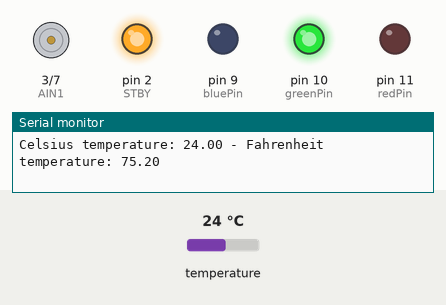
This sketch was run on a simulated Arduino Uno, built with avr-gcc and run on an emulated ATmega328P. On the bench: motor-driver pin pairs drawn as motors (green arrow = first pin HIGH = forward, orange = second pin HIGH = backward, longer = more drive, scaled by the enable pin, stopped while the standby pin is LOW), output pins drawn as LEDs (lit = HIGH), the last lines printed to the serial monitor. The test bench sets the inputs (shaded band); at power-on: temperature 24 °C.

Above: at 1.5 s.
1.6 s: temperature set to 16.1 °C
3.7 s: temperature set to 15.1 °C
At 4.8 s:
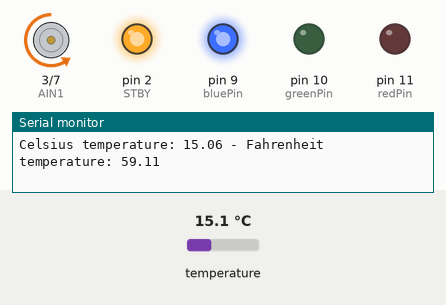
5.8 s: temperature set to 19 °C
At 7.0 s:
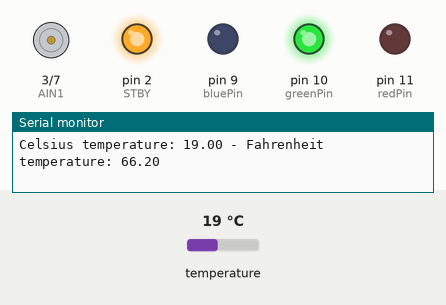
7.6 s: temperature set to 26.1 °C
9.1 s: temperature set to 27.4 °C
At 10.2 s:
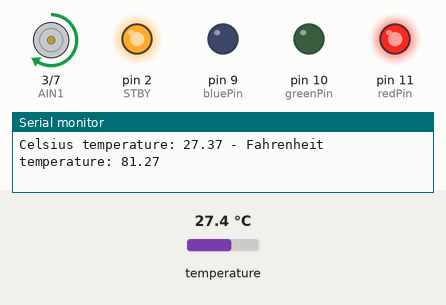
11.2 s: temperature set to 12 °C
At 12.4 s:
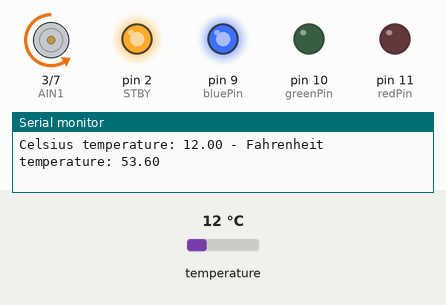
Timing chart, 0 to 14.0 s (numbered marks = the images above; inputs shaded):
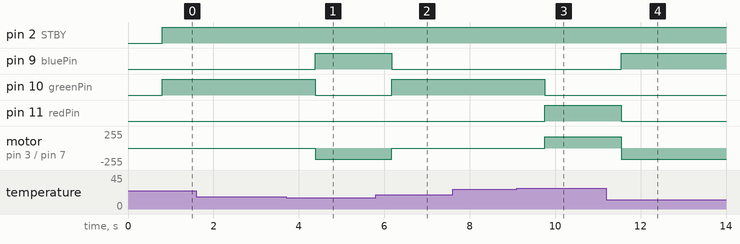

Measured:
- the behaviour switches between 15.6 and 15.5 °C on temperature (found by bisection; images 0 and 1)
- the behaviour switches between 26.6 and 26.7 °C on temperature (found by bisection; images 2 and 3)
- after the input at 3.7 s, pin 9 (bluePin): LOW → HIGH after 0.68 s; pin 10 (greenPin): HIGH → LOW after 0.68 s; motor on pin 3 (AIN1) / pin 7 (AIN2): stopped → backward 170/255 after 0.68 s
- after the input at 5.8 s, pin 9 (bluePin): HIGH → LOW after 0.37 s; pin 10 (greenPin): LOW → HIGH after 0.37 s; motor on pin 3 (AIN1) / pin 7 (AIN2): backward 170/255 → stopped after 0.37 s
- after the input at 9.1 s, pin 10 (greenPin): HIGH → LOW after 0.65 s; pin 11 (redPin): LOW → HIGH after 0.65 s; motor on pin 3 (AIN1) / pin 7 (AIN2): stopped → forward 170/255 after 0.65 s
- after the input at 11.2 s, pin 9 (bluePin): LOW → HIGH after 0.34 s; pin 11 (redPin): HIGH → LOW after 0.34 s; motor on pin 3 (AIN1) / pin 7 (AIN2): forward 170/255 → backward 170/255 after 0.34 s

The sketch:

sketch_apr16a.ino
```cpp
#include <OneWire.h>
#include <DallasTemperature.h>

// Data wire is conntec to the Arduino digital pin 4
#define ONE_WIRE_BUS 4

// Setup a oneWire instance to communicate with any OneWire devices
OneWire oneWire(ONE_WIRE_BUS);

// Pass our oneWire reference to Dallas Temperature sensor
DallasTemperature sensors(&oneWire);

int redPin = 11;                // output pin number to Red pin of the LED
int greenPin = 10;              // output pin number to Green pin
int bluePin = 9;                // output pin number to Blue pin

int STBY = 2;   // A Channel STBY Pin
int AIN1 = 3;   // A Channel Input 1
int AIN2 = 7;   // A Channel Input 2
int PWMA = 5;  // A Channel PWM

void setup(void)
{
  // Start serial communication for debugging purposes
  Serial.begin(9600);
  // Start up the library
  sensors.begin();
  pinMode(redPin, OUTPUT);      // sets the pin as output pin
  pinMode(greenPin, OUTPUT);    // sets the pin as output pin
  pinMode(bluePin, OUTPUT);

  pinMode(STBY, OUTPUT);
  pinMode(AIN1, OUTPUT);
  pinMode(AIN2, OUTPUT);
  pinMode(PWMA, OUTPUT);
}

void loop(void){
  // Call sensors.requestTemperatures() to issue a global temperature and Requests to all devices on the bus
  sensors.requestTemperatures();

  Serial.print("Celsius temperature: ");
  // Why "byIndex"? You can have more than one IC on the same bus. 0 refers to the first IC on the wire
  Serial.print(sensors.getTempCByIndex(0));
  Serial.print(" - Fahrenheit temperature: ");
  float a = sensors.getTempFByIndex(0);
  Serial.println(sensors.getTempFByIndex(0));

  digitalWrite(STBY, HIGH);

  if (60 < a < 80) {
    analogWrite(greenPin, 255);
    analogWrite(bluePin, 0);
    analogWrite(redPin, 0);
    analogWrite(PWMA, 0);
  }
  if (a > 80) {
    analogWrite(bluePin, 0);
    analogWrite(greenPin, 0);
    analogWrite(redPin, 255);
    digitalWrite(AIN1, HIGH);
    digitalWrite(AIN2, LOW);
    analogWrite(PWMA, 170);
  }
  if (a < 60) {
    analogWrite(redPin, 0);
    analogWrite(bluePin, 255);
    analogWrite(greenPin, 0);
    digitalWrite(AIN1, LOW);
    digitalWrite(AIN2, HIGH);
    analogWrite(PWMA, 170);
  }
  delay(1000);
}
```
